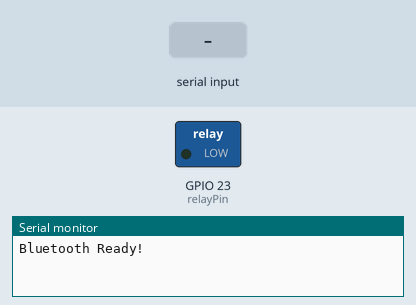
A sketch run on a simulated ESP32. Shown: switched loads named in the sketch (green lamp = pin HIGH), the last lines printed to the serial monitor. The test bench sets the inputs (shaded band). Nothing arrives over Bluetooth unless stated.

Above: at 1.2 s.
1.3 s: "1" received over the second serial link
At 1.7 s:
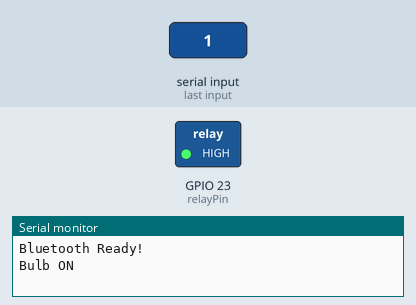
2.8 s: "0" received over the second serial link
At 4.0 s:
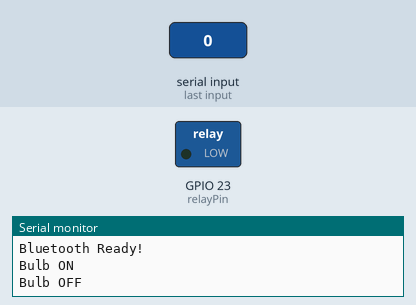
Timing chart, 0 to 5.8 s (numbered marks = the images above; inputs shaded):
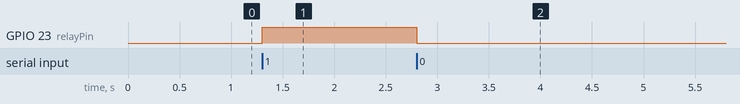

The sketch:

AC_Bulb_Control.ino
```cpp
#include "BluetoothSerial.h"

BluetoothSerial SerialBT;

const int relayPin = 23;   // Relay IN connected to GPIO 23

void setup() {
  pinMode(relayPin, OUTPUT);

  // Relay OFF at start (Active LOW relay)
  digitalWrite(relayPin, LOW);

  Serial.begin(115200);
  SerialBT.begin("ESP32_Bulb_Control");
  Serial.println("Bluetooth Ready!");
}

void loop() {
  if (SerialBT.available()) {
    char data = SerialBT.read();

    if (data == '1') {
      digitalWrite(relayPin, HIGH);   // Turn ON bulb
      SerialBT.println("Bulb ON");
      Serial.println("Bulb ON");
    }
    else if (data == '0') {
      digitalWrite(relayPin, LOW);    // Turn OFF bulb
      SerialBT.println("Bulb OFF");
      Serial.println("Bulb OFF");
    }
  }
}
```

Measured:
- after the input at 1.3 s, GPIO 23 (relayPin): LOW → HIGH at once
- after the input at 2.8 s, GPIO 23 (relayPin): HIGH → LOW at once
